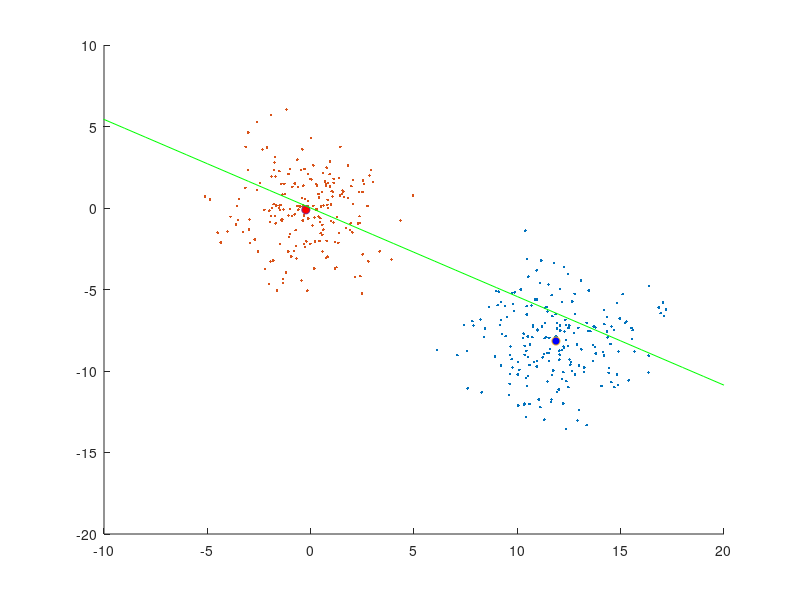

MATLAB code to generate this figure: (Note: this script raises an error after producing the figure.)
clear all;  close all;  clc;

%% Set Data
X = [randn(200,2) * 2; 
    (randn(200,2)+[6, -4]) * 2];

Y = [repmat(-1,200,1); repmat(1,200,1)];

%% Processing Data
m1 = mean(X(find(Y==1), :), 1);
m2 = mean(X(find(Y==-1), :), 1);

cov1 = cov(X(find(Y==1), :));
cov2 = cov(X(find(Y==-1), :));

Sw = cov1 + cov2;

w = inv(Sw) * (m1 - m2)';

mu1 = m1 * w;
mu2 = m2 * w;

b = -(mu1 + mu2) / 2;

x = -20:20;
y = (w(2) * x) / w(1);

%% Plot
figure;
hold on

xlim([-10 20])
ylim([-20 10])

scatter(X(Y==1,1),X(Y==1,2),'.','markerfacecolor','b');
scatter(X(Y==-1,1),X(Y==-1,2),'.','markerfacecolor','r');

scatter(m1(1),m1(2),'o','markerfacecolor','b');
scatter(m2(1),m2(2),'o','markerfacecolor','r');

plot(x,y,'g');
p = plotpc(w', b);  set(p, 'Color', 'm');